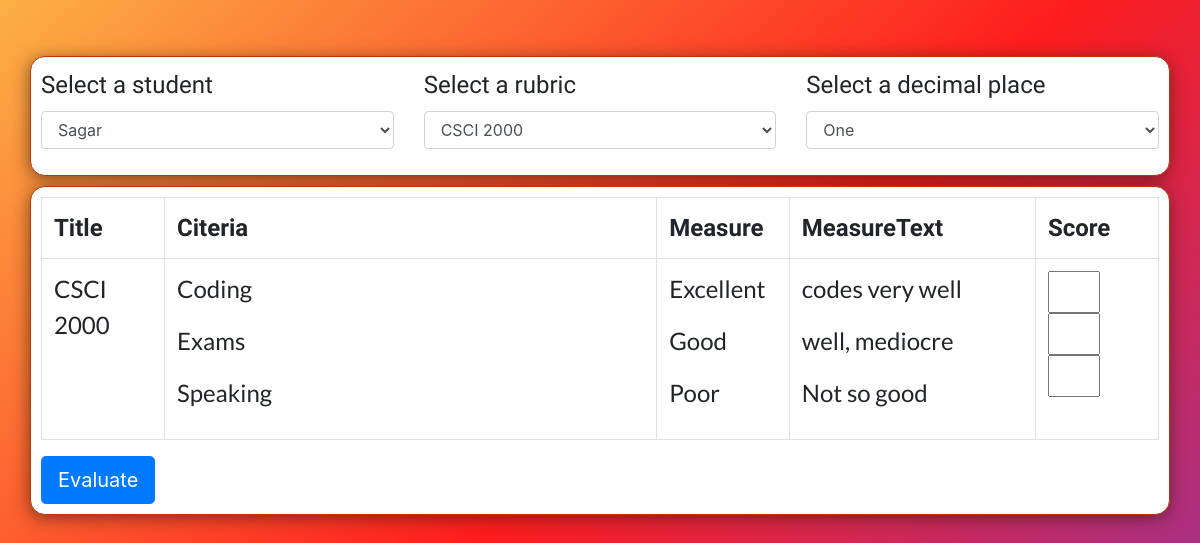
The app's page /grade, older data.
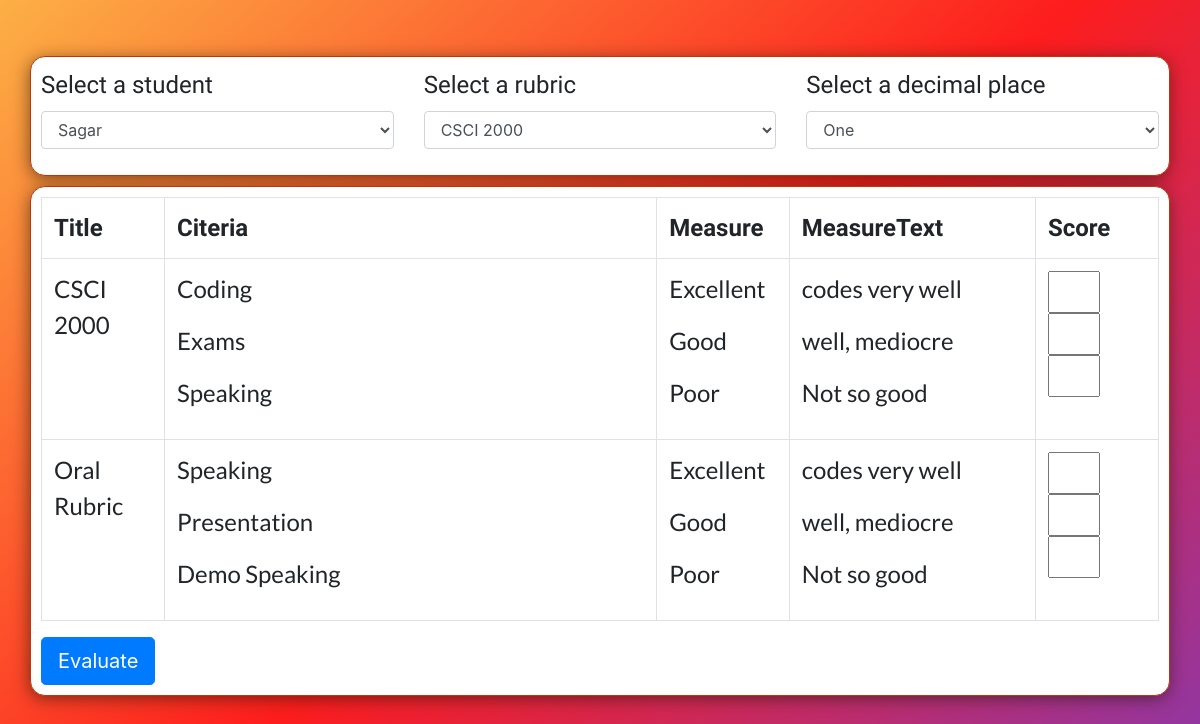
The same page, newer data.
### main/models.py (models this page shows, shortened)
class Rubric(models.Model):
    title = models.CharField(max_length=200, blank=True, null=True)
    created_by = models.CharField(max_length=200)
    assigned_to = models.ManyToManyField(Evaluator)
    category = models.ManyToManyField(Category)

class Category(models.Model):
    categoryTitle = models.CharField(max_length=200)
    measure = models.ManyToManyField(Measure)

class Measure(models.Model):
    measureTitle = models.CharField(max_length=200)
    measureText = models.CharField(max_length=200)
    weight = models.PositiveIntegerField(null=True, default=1)
    def __str__(self):
        return self.measureTitle

### main/views.py (the view, shortened to what this page needs)
# urls.py: path('grade', views.grade, name = 'grade'),
def grade(request):
    rubrics = Rubric.objects.all()
    measures = Measure.objects.all()
    students = Student.objects.all()
    evaluations = evaluate_rubric.objects.all()
    context = {'rubrics':rubrics, 'students': students, 'measures':measures, 'evaluations':evaluations}
    return render(request, 'main/evaluatorrubric.html',context)

### main/templates/main/evaluatorrubric.html (shortened to what this page needs)
{% extends 'base.html' %}
{% load static %}
{% block body_block %}
<div class = "container" id = "main_content">
  <form action = "{% url 'main:grade' %}" method = "POST" >
<div class = "row">
  <div class = "col-lg-4">
  <div class="form-group">
    <label for="exampleFormControlSelect1">Select a student</label>
    <select class="form-control" id="exampleFormControlSelect1" name="student_dd">
      {% for student in students %}
        <option value = "{{student.name}}">{{student.name}}</option>
      {%endfor%}
    </select>
  </div>
</div>
  <div class = "col-lg-4">
  <div class="form-group">
    <label for="exampleFormControlSelect1">Select a rubric</label>
    <select class="form-control" id="exampleFormControlSelect1" name = "rubric_dd">
      {% for rubric in rubrics %}
        <option>{{rubric.title}}</option>
      {%endfor%}
    </select>
  </div>
  </div>
    <div class = "col-lg-4">
  <div class="form-group">
    <label for="exampleFormControlSelect1">Select a decimal place</label>
    <select class="form-control" id="exampleFormControlSelect1" name="decimal_dd">
        <option value = "1">One</option>
    </select>
  </div>
</div>
</div>
</div>
<div class = "container" id = "main_content" style="margin-top:10px;">
      <table  id="rubricbase" class="table table-bordered">
          <tr id=headerRow>
            <th width="10%">Title</th>
               <th width="40%">Citeria</th>
               <th width="10%">Measure</th>
               <th width="20%">MeasureText</th>
               <th width="10%"> Score </th>
          </tr>
          <tr id="second_row">
  {% for r in rubrics %}
  <td class="category">
    <p>{{r.title}}</p>
  </td>
  <td class="category">
    {% for cat in r.category.all %}
      <p>{{cat.categoryTitle}}</p>
    {%endfor%}
  </td>
  <td class="category">
          {% for mea in measures.all %}
            <p>{{mea}}</p>
          {%endfor%}
  </td>
  <td class="category">
    {% for mea in measures.all %}
      <p>{{mea.measureText}}</p>
    {%endfor%}
  </td>
  <td class="category">
    {% for cat in r.category.all %}
        <input type = "number" name = "score{{cat.id}}" min="1" max="5">
    {%endfor%}
  </td>
    </tr>
  {% endfor %}
</table>
<button type = "submit" class = "btn btn-primary btn-lg"> Evaluate </button>
</div>
{%endblock%}

Row changes from the older to the newer data that the page shows:
added Rubric: title "Oral Rubric", Category (categoryTitle "Speaking"), Measure (measureTitle "Excellent", measureText "codes very well"), Measure (measureTitle "Good", measureText "well, mediocre"), Measure (measureTitle "Poor", measureText "Not so good")
added Category: categoryTitle "Presentation"
added Category: categoryTitle "Demo Speaking"
